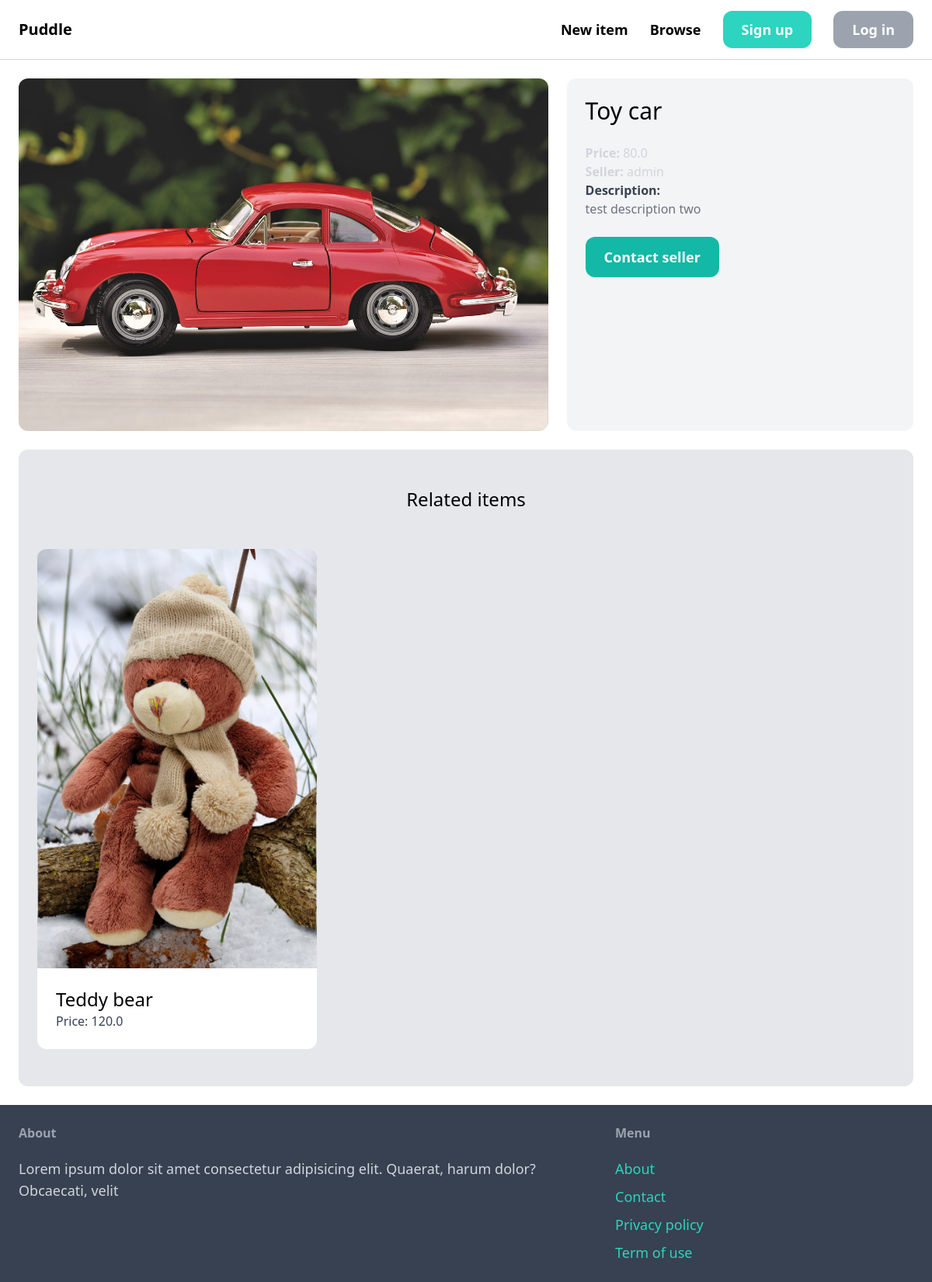
Screenshot of /items/3/ with the database file from the repository.
### item/models.py (models this page shows, shortened)
class Item(models.Model):
    category = models.ForeignKey(Category, related_name='items', on_delete=models.CASCADE)
    name = models.CharField(max_length=255)
    description = models.TextField(blank=True, null=True)
    price = models.FloatField()
    image = models.ImageField(upload_to='item_images', blank=True, null=True)
    is_sold = models.BooleanField(default=False)
    created_by = models.ForeignKey(User, related_name='items', on_delete=models.CASCADE)
    created_at = models.DateTimeField(auto_now_add=True)

### item/views.py (the view)
# urls.py: path('<int:pk>/', views.detail, name='detail'),
def detail(request, pk):
    item = get_object_or_404(Item, pk=pk)
    related_items = Item.objects.filter(category=item.category, is_sold=False).exclude(pk=pk)[0:3]
    return render(request, 'item/detail.html', {
        'item': item,
        'related_items': related_items
    })

### item/templates/item/detail.html (shortened to what this page needs)
{% extends 'core/base.html' %}
{% block content %}
<div class="grid grid-cols-5 gap-6">
    <div class="col-span-3">
        <img src="{{ item.image.url }}" class="rounded-xl">
    </div>
    <div class="col-span-2 p-6 bg-gray-100 rounded-xl">
        <h1 class="mb-6 text-3xl">{{ item.name }}</h1>
        <p class="text-gray-300"><strong>Price: </strong>{{ item.price }}</p>
        <p class="text-gray-300"><strong>Seller: </strong>{{ item.created_by.username }}</p>
        {% if item.description %}
            <p class="text-gray-500">
                <strong class="text-gray-700">Description:</strong><br>
                {{ item.description }}
            </p>
        {% endif %}
        {% if request.user == item.created_by %}
            <div class="mt-6 p-6 bg-white rounded-xl">
                <p>This is your item!</p>
                <a href="{% url 'item:edit' item.id %}" class="inline-block mt-6 px-6 py-3 text-lg font-semibold bg-teal-600 text-white rounded-xl">Edit</a>
                <a href="{% url 'item:delete' item.id %}" class="inline-block mt-6 px-6 py-3 text-lg font-semibold bg-red-300 text-white rounded-xl">Delete</a>
            </div>
        {% else %}
            <a href="{% url 'conversation:new' item.id %}" class="inline-block mt-6 px-6 py-3 text-lg font-semibold bg-teal-500 text-white rounded-xl hover:bg-teal-500">Contact seller</a>
        {% endif %}
    </div>
</div>
<div class="mt-6 px-6 py-12 bg-gray-200 rounded-xl">
    <h2 class="mb-12 text-2xl text-center">Related items</h2>
    <div class="grid grid-cols-3 gap-3">
        {% for item in related_items %}
            <div>
                <a href="{% url 'item:detail' item.id %}">
                    <div>
                        <img src="{{ item.image.url }}" class="rounded-t-xl">
                    </div>
                    <div class="p-6 bg-white rounded-b-xl">
                        <h2 class="text-2xl">{{ item.name }}</h2>
                        <p class="text-gray-700">Price: {{ item.price }}</p>
                    </div>
                </a>
            </div>
        {% endfor %}
    </div>
</div>
{% endblock %}

### rows the page displays
Item: image (picture), name "Toy car", price "80.0", created_by.username "admin", description "test description two"
Item: image (picture), name "Teddy bear", price "120.0"
